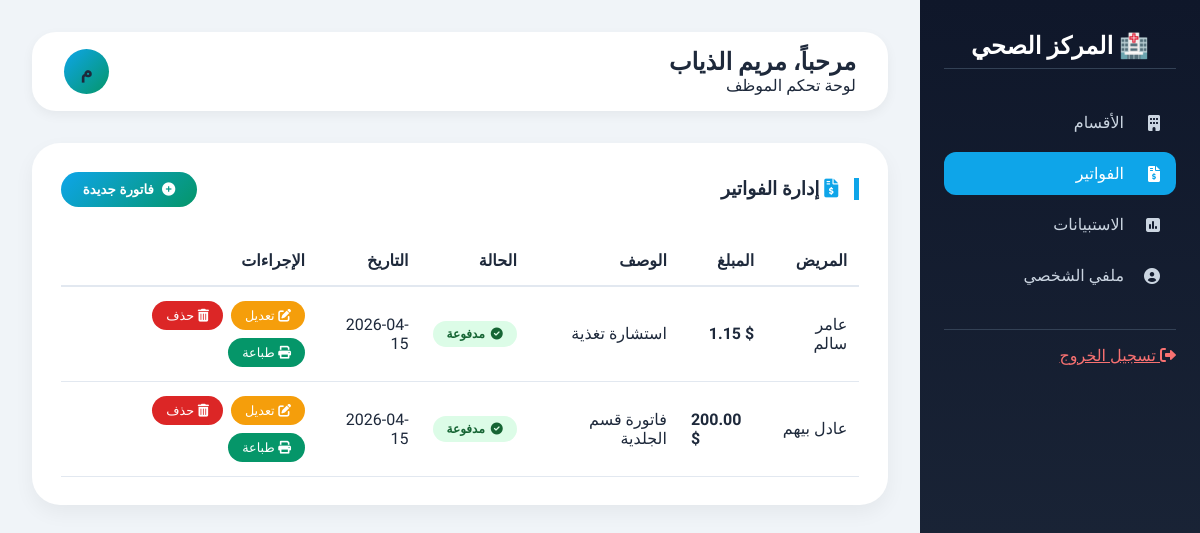
The page /Staff/staff_dashboard.php?page=invoices (signed in) on the database its author committed.
### tables this page shows
CREATE TABLE `invoices` (
  `id` int NOT NULL,
  `staff_id` int NOT NULL,
  `patient_name` varchar(100) NOT NULL,
  `amount` decimal(10,2) NOT NULL,
  `currency` varchar(10) NOT NULL DEFAULT 'USD',
  `description` text,
  `status` enum('paid','unpaid','cancelled') DEFAULT 'unpaid',
  `created_at` timestamp NOT NULL DEFAULT CURRENT_TIMESTAMP
);

### staff/modules/invoices.php (the view, shortened to what this page needs)
<?php
$invoices = $pdo->prepare("SELECT * FROM invoices WHERE staff_id = ? ORDER BY created_at DESC");
$invoices->execute([$staff_id]);
$invoices_list = $invoices->fetchAll();
?>
<div class="card invoice-card" style="background: white; border-radius: 28px; padding: 1.8rem; box-shadow: 0 8px 20px rgba(0,0,0,0.05);">
    <div style="display: flex; justify-content: space-between; align-items: center; margin-bottom: 1.8rem; flex-wrap: wrap; gap: 15px;">
        <h3 style="border-right: 5px solid #0ea5e9; padding-right: 1rem;"><i class="fas fa-file-invoice-dollar" style="color: #0ea5e9;"></i> إدارة الفواتير</h3>
        <button onclick="openAddInvoiceModal()" class="btn-gradient" style="color: white; border: none; padding: 10px 22px; border-radius: 40px; cursor: pointer; font-weight: bold; display: flex; align-items: center; gap: 8px;">
            <i class="fas fa-plus-circle"></i> فاتورة جديدة
        </button>
    </div>
    <div style="overflow-x: auto;">
        <table class="table-hover" style="width: 100%; border-collapse: collapse;">
            <thead>
                <tr>
                    <th style="padding: 15px 12px; text-align: right; border-bottom: 2px solid #e2e8f0;">المريض</th>
                    <th style="padding: 15px 12px; text-align: right; border-bottom: 2px solid #e2e8f0;">المبلغ</th>
                    <th style="padding: 15px 12px; text-align: right; border-bottom: 2px solid #e2e8f0;">الوصف</th>
                    <th style="padding: 15px 12px; text-align: right; border-bottom: 2px solid #e2e8f0;">الحالة</th>
                    <th style="padding: 15px 12px; text-align: right; border-bottom: 2px solid #e2e8f0;">التاريخ</th>
                    <th style="padding: 15px 12px; text-align: right; border-bottom: 2px solid #e2e8f0;">الإجراءات</th>
                </tr>
            </thead>
            <tbody>
                <?php foreach ($invoices_list as $inv): ?>
                <tr>
                    <td style="padding: 14px 12px; border-bottom: 1px solid #e2e8f0;"><?= htmlspecialchars($inv['patient_name']) ?></td>
                    <td style="padding: 14px 12px; border-bottom: 1px solid #e2e8f0;">
                        <span class="amount-display">
                            <?= number_format($inv['amount'], 2) ?>
                            <?= $inv['currency'] === 'USD' ? '$' : 'ل.س' ?>
                        </span>
                    </td>
                    <td style="padding: 14px 12px; border-bottom: 1px solid #e2e8f0;"><?= htmlspecialchars($inv['description']) ?></td>
                    <td style="padding: 14px 12px; border-bottom: 1px solid #e2e8f0;">
                        <span class="badge <?= $inv['status'] == 'paid' ? 'badge-paid' : ($inv['status'] == 'unpaid' ? 'badge-unpaid' : 'badge-cancelled') ?>">
                            <i class="fas <?= $inv['status'] == 'paid' ? 'fa-check-circle' : ($inv['status'] == 'unpaid' ? 'fa-clock' : 'fa-times-circle') ?>"></i>
                            <?= $inv['status'] == 'paid' ? 'مدفوعة' : ($inv['status'] == 'unpaid' ? 'غير مدفوعة' : 'ملغاة') ?>
                        </span>
                    </td>
                    <td style="padding: 14px 12px; border-bottom: 1px solid #e2e8f0;"><?= date('Y-m-d', strtotime($inv['created_at'])) ?></td>
                    <td style="padding: 14px 12px; border-bottom: 1px solid #e2e8f0;">
                        <div style="display: flex; gap: 8px; flex-wrap: wrap;">
                            <button onclick='editInvoice(<?= $inv['id'] ?>, <?= json_encode($inv['patient_name']) ?>, <?= $inv['amount'] ?>, <?= json_encode($inv['currency']) ?>, <?= json_encode($inv['description']) ?>, <?= json_encode($inv['status']) ?>)' style="background: #f59e0b; color: white; border: none; padding: 7px 14px; border-radius: 30px; cursor: pointer; font-size: 0.8rem;"><i class="fas fa-edit"></i> تعديل</button>
                            <button onclick="deleteInvoice(<?= $inv['id'] ?>)" style="background: #dc2626; color: white; border: none; padding: 7px 14px; border-radius: 30px; cursor: pointer; font-size: 0.8rem;"><i class="fas fa-trash-alt"></i> حذف</button>
                            <button onclick="printInvoice(<?= $inv['id'] ?>)" style="background: #059669; color: white; border: none; padding: 7px 14px; border-radius: 30px; cursor: pointer; font-size: 0.8rem;"><i class="fas fa-print"></i> طباعة</button>
                        </div>
                    </td>
                </tr>
                <?php endforeach; ?>
            </tbody>
        </table>
    </div>
</div>

### staff/staff_dashboard.php (style rules this page uses)
* { margin: 0; padding: 0; box-sizing: border-box; }
body { font-family: 'Tajawal', sans-serif; background: #f0f4f8; color: #1e293b; direction: rtl; }

### staff/modules/invoices.php (style rules this page uses)
.invoice-card { transition: transform 0.2s ease, box-shadow 0.2s ease; }
.btn-gradient { background: linear-gradient(135deg, #0ea5e9, #059669); transition: all 0.3s; }
.badge { display: inline-flex; align-items: center; gap: 6px; padding: 6px 14px; border-radius: 40px; font-size: 0.75rem; font-weight: bold; }
.badge-paid { background: #dcfce7; color: #166534; }
.amount-display { font-weight: 700; direction: ltr; display: inline-block; }

### rows shown on the page
invoices: patient_name "عامر سالم", amount "1.15", description "استشارة تغذية", status "مدفوعة", created_at "2026-04-15"
invoices: patient_name "عادل بيهم", amount "200.00", description "فاتورة قسم الجلدية", status "مدفوعة", created_at "2026-04-15"

### other values the page prints
$staff_name "مريم الذياب"
mb_substr($staff_name, 0, 1) "م"
